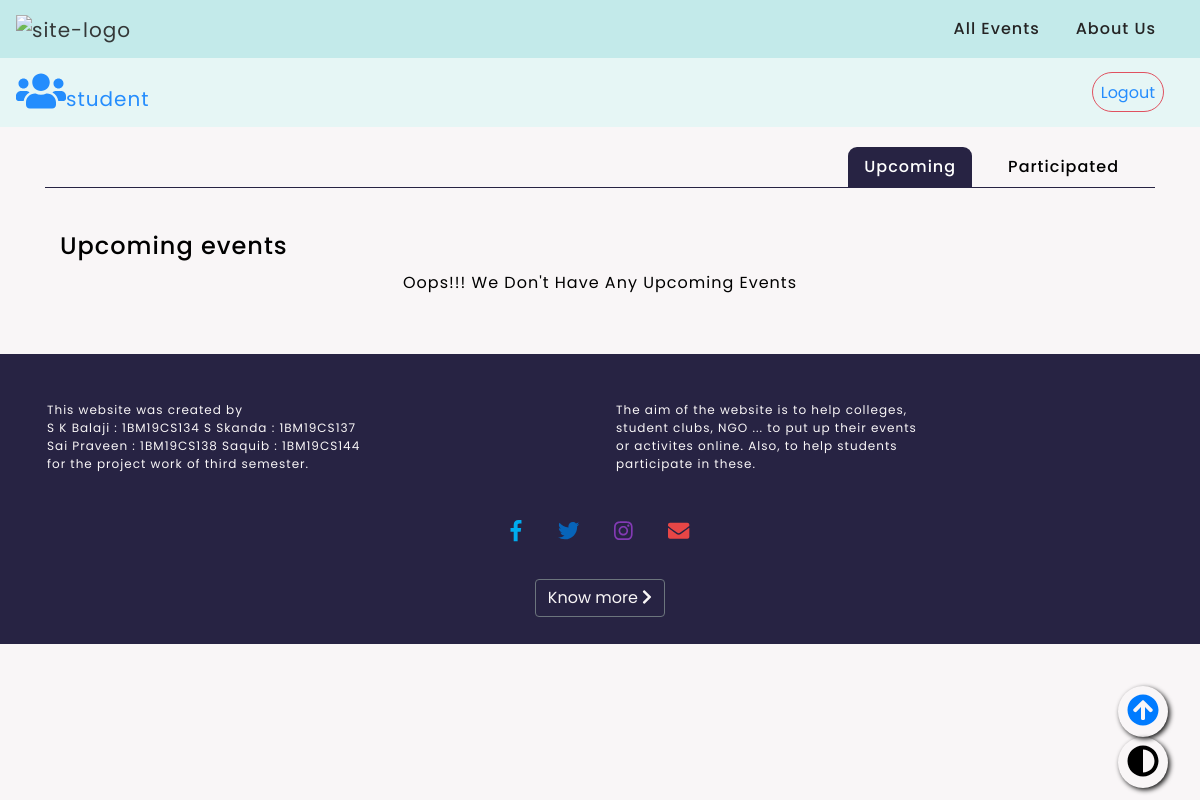
The app's page /html/student.php (signed in), older data.
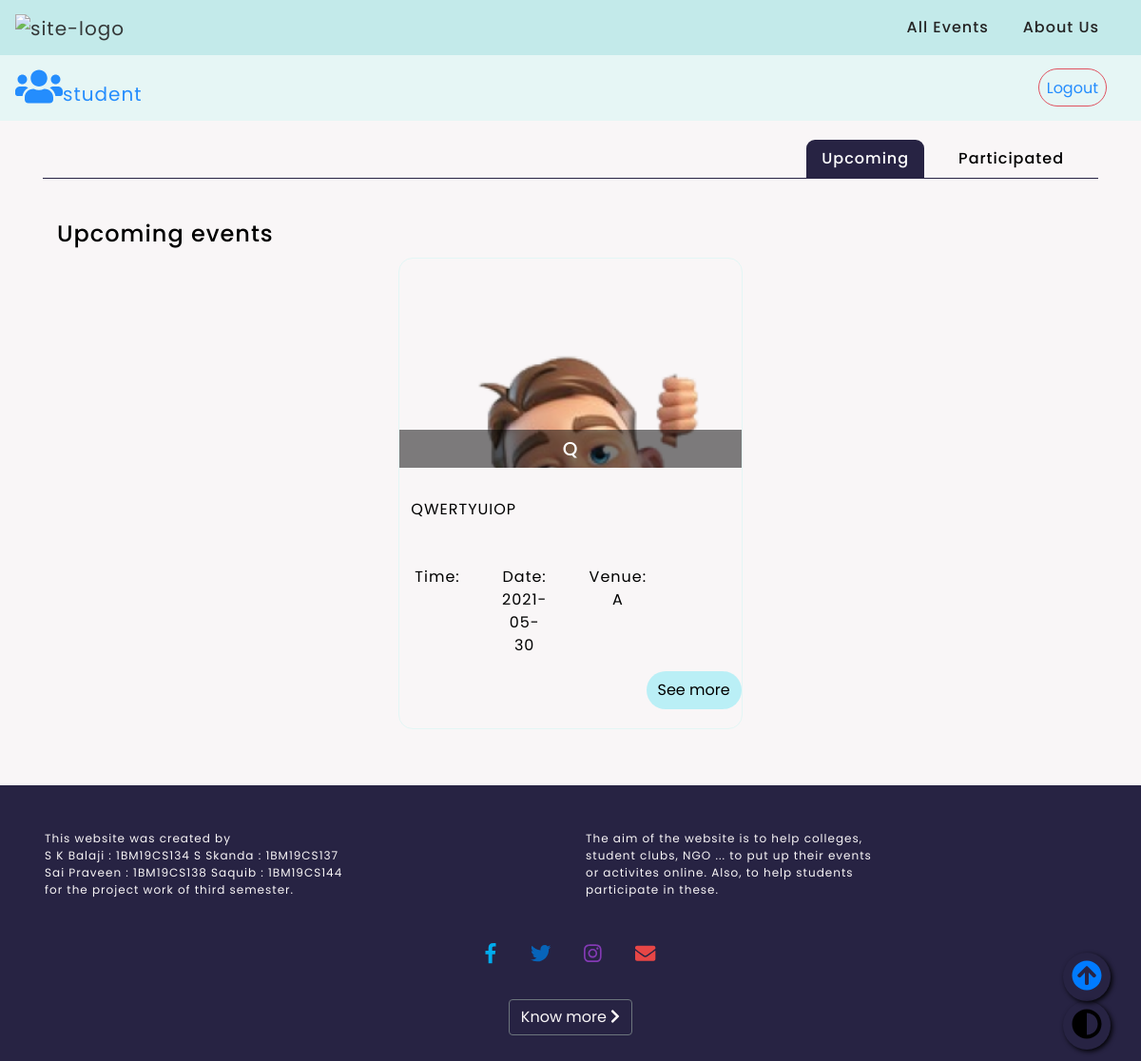
The same page, newer data.
### tables this page shows
CREATE TABLE `events` (
  `event_id` int(11) NOT NULL,
  `event_name` varchar(75) NOT NULL,
  `event_desc` varchar(255) NOT NULL,
  `event_venue` varchar(100) NOT NULL,
  `date` date NOT NULL,
  `time` time DEFAULT NULL,
  `event_img` varchar(255) DEFAULT NULL,
  `hosted_by` varchar(100) NOT NULL,
  `event_upcoming` tinyint(1) DEFAULT NULL
);

### html/functions.php (called while the page is built, shortened)
<?php
function check_login($con)
{
	if(isset($_SESSION['user_id']))
	{
		$id = $_SESSION['user_id'];
    $type=$_SESSION['user_type'];
    if ($type=="student") {
      $query = "select * from eos.student where student_id = '$id' limit 1";
    } elseif ($type=="host") {
      $query = "select * from eos.host where host_id = '$id' limit 1";
    }
		$result = mysqli_query($con,$query);
		if($result && mysqli_num_rows($result) > 0)
		{
			$user_data = mysqli_fetch_assoc($result);
			return $user_data;
		}
	}
  else {
    echo '<script>alert("Please login to make complete use of the website")</script>';
    header("Location: signin.php");
  }
	die;
}
?>

### html/student.php (the view, shortened to what the changed rows need)
<?php
	include("connection.php");
	include("functions.php");
  $user_data = check_login($con);
?>
<!DOCTYPE html>
<html>
<head>
  <link rel="stylesheet" href="../css/styles.css">
  <link rel="stylesheet" href="../css/event-card.css">
  <link rel="stylesheet" href="../css/navandform.css">
	<link rel="stylesheet" href="https://maxcdn.bootstrapcdn.com/bootstrap/4.0.0/css/bootstrap.min.css">
</head>
<body id="student">
  <div class="container">
    <div class="tab-content">
      <div id="upcoming" class="container tab-pane active"><br>
        <main class="wrapper">
          <section class="card-deck" id="card-deck">
            <ul>
							<?php
							if ( !empty($user_data) )
							{
								$id=$user_data['student_id'];
								$qry1="select * from events where event_upcoming=1 and event_id in (select event_id from participants where student_id = '$id' )";
								$result = $con->query($qry1);
								if ($result->num_rows > 0) {
									while($row = $result->fetch_assoc()) {
										?>
										<li>
											<figure>
												<img src="<?php echo $row['event_img'];?>" alt="<?php echo $row['event_name']; ?>">
												<figcaption>
													<h3> <?php echo $row['event_name']; ?> </h3>
												</figcaption>
											</figure>
											<p><?php echo $row['event_desc']; ?></p>
											<div class="quick-info">
												<ul>
													<li>Time: <?php echo $row['time']; ?> </li>
													<li>Date: <?php echo $row['date']; ?> </li>
													<li>Venue: <?php echo $row['event_venue']; ?> </li>
												</ul>
											</div>
											<button class="btn btn-small btn-outline-dark " type="button" data-toggle="modal" data-target="#<?php echo $row['event_id']; ?>">See more</button>
										</li>
										<?php
									}
									} else {
									echo "Oops!!! We Don't Have Any Upcoming Events";
									}
							}
							?>
            </ul>
          </section>
        </main>
      </div>
    </div>
  </div>
</body>
</html>

Row changes from the older to the newer data that the page shows:
added events: event_img (picture), event_name "Q", event_desc "QWERTYUIOP", date "2021-05-30", event_venue "A"
Text that changed along with them:
text no longer shown: "Oops!!! We Don't Have Any Upcoming Events"
